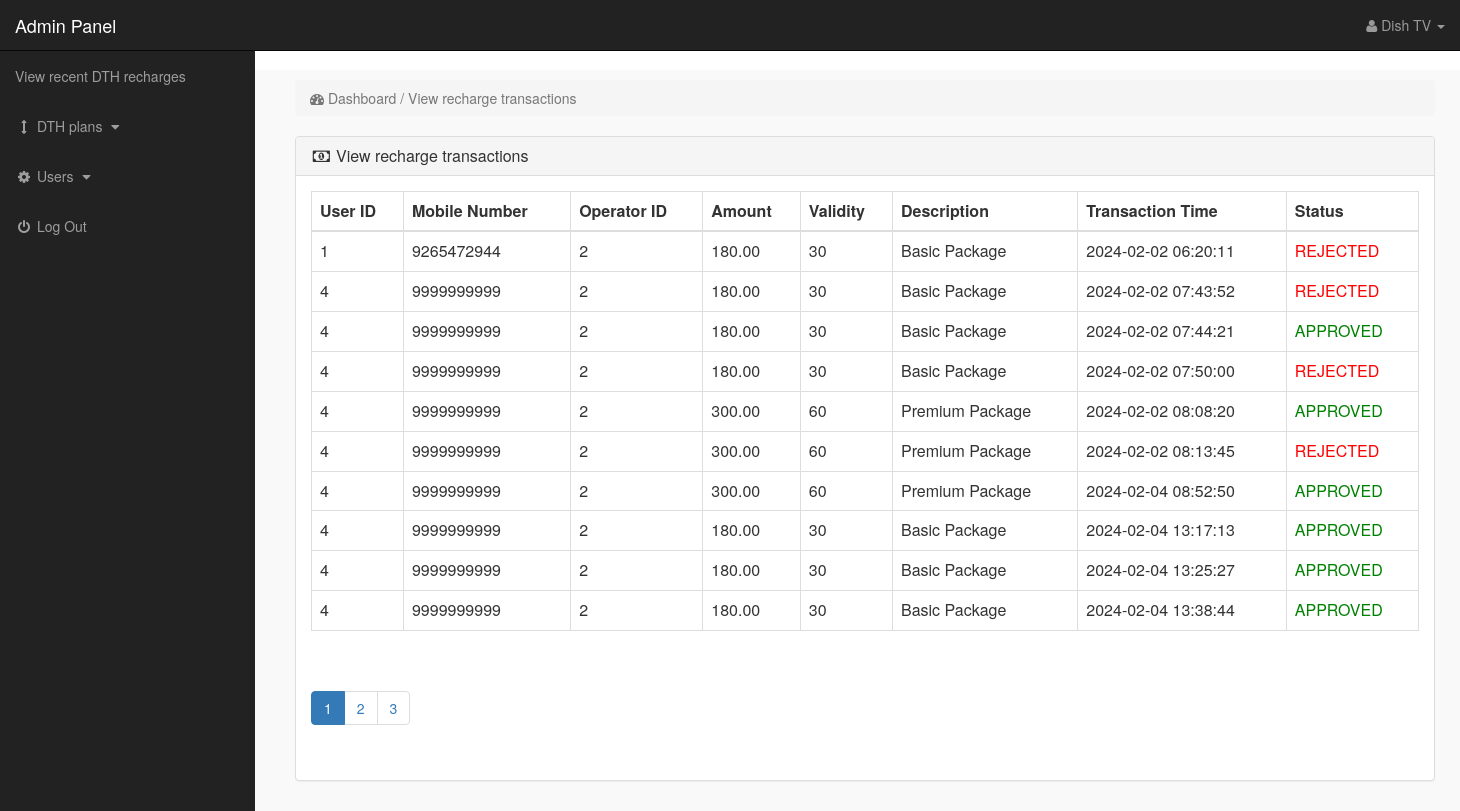
The page /service_provider/index.php?view_products (signed in) on the database its author committed.
### tables this page shows
CREATE TABLE `dth_operators` (
  `id` int(11) NOT NULL,
  `operator_name` varchar(255) NOT NULL,
  `operator_email` varchar(100) NOT NULL,
  `operator_password` int(10) NOT NULL
);

CREATE TABLE `dth_transactions` (
  `id` int(11) NOT NULL,
  `user_id` int(11) DEFAULT NULL,
  `mobile_number` varchar(15) NOT NULL,
  `operator_id` int(11) DEFAULT NULL,
  `plan_id` int(11) DEFAULT NULL,
  `amount` decimal(10,2) NOT NULL,
  `validity` int(11) NOT NULL,
  `description` text DEFAULT NULL,
  `approval_status` varchar(20) DEFAULT 'Pending',
  `transaction_time` timestamp NOT NULL DEFAULT current_timestamp()
);

### service_provider/view_products.php (the view, shortened to what this page needs)
<?php
include 'db_connection.php';
$recordsPerPage = 10;
$totalRecordsQuery = "SELECT COUNT(*) as total FROM dth_transactions WHERE operator_id={$_SESSION['id']}";
$totalRecordsResult = mysqli_query($con, $totalRecordsQuery);
$totalRecords = mysqli_fetch_assoc($totalRecordsResult)['total'];
$totalPages = ceil($totalRecords / $recordsPerPage);
$currentpage = isset($_GET['page']) ? $_GET['page'] : 1;
$offset = ($currentpage - 1) * $recordsPerPage;
$query_pending = "SELECT * FROM dth_transactions WHERE operator_id={$_SESSION['id']} LIMIT $offset, $recordsPerPage";
$result_pending = mysqli_query($con, $query_pending);
?>
<div class="container mt-5">
    <div class="row">
        <div class="col-lg-12">
            <ol class="breadcrumb">
                <li class="active">
                    <i class="fa fa-dashboard"></i> Dashboard / View recharge transactions
                </li>
            </ol>
        </div>
    </div>
    <div class="row">
        <div class="col-lg-12">
            <div class="panel panel-default">
                <div class="panel-heading">
                    <h3 class="panel-title">
                        <i class="fa fa-money fa-fw"></i> View recharge transactions
                    </h3>
                </div>
                <div class="panel-body">
                    <div class="table-responsive">
                        <table class="table table-bordered">
                            <thead>
                                <tr>
                                    <th>User ID</th>
                                    <th>Mobile Number</th>
                                    <th>Operator ID</th>
                                    <th>Amount</th>
                                    <th>Validity</th>
                                    <th>Description</th>
                                    <th>Transaction Time</th>
                                    <th>Status</th>
                                </tr>
                            </thead>
                            <tbody>
                                <?php while ($row = mysqli_fetch_assoc($result_pending)) { ?>
                                    <tr>
                                        <td>
                                            <?php echo $row['user_id']; ?>
                                        </td>
                                        <td>
                                            <?php echo $row['mobile_number']; ?>
                                        </td>
                                        <td>
                                            <?php echo strtoupper($row['operator_id']) ?>
                                        </td>
                                        <td>
                                            <?php echo $row['amount']; ?>
                                        </td>
                                        <td>
                                            <?php echo $row['validity']; ?>
                                        </td>
                                        <td>
                                            <?php echo $row['description']; ?>
                                        </td>
                                        <td>
                                            <?php echo $row['transaction_time']; ?>
                                        </td>
                                        <td class="<?php echo strtolower($row['approval_status']) ?>">
                                            <?php echo strtoupper($row['approval_status']) ?>
                                        </td>
                                    </tr>
                                <?php } ?>
                        </table>
                        <div class="pagination">
                            <ul class="pagination">
                                <?php for ($i = 1; $i <= $totalPages; $i++) { ?>
                                    <li class="page-item <?php echo ($i == $currentpage) ? 'active' : ''; ?>">
                                        <a class="page-link" href="index.php?view_products&page=<?php echo $i; ?>">
                                            <?php echo $i; ?>
                                        </a>
                                    </li>
                                <?php } ?>
                            </ul>
                        </div>
                    </div>
                </div>
            </div>
        </div>
    </div>
</div>
</body>
</html>

### service_provider/includes/sidebar.php (shortened to what this page needs)
<?php
if (!isset($_SESSION['admin_email'])) {
    echo "<script>window.open('login.php','_self')</script>";
} else {
    ?>
    <nav class="navbar navbar-inverse navbar-fixed-top">
        <div class="navbar-header">
            <a class="navbar-brand" href="index.php?dashboard">Admin Panel</a>
        </div>
        <ul class="nav navbar-right top-nav">
            <li class="dropdown">
                <a href="#" class="dropdown-toggle" data-toggle="dropdown">
                    <i class="fa fa-user"></i>
                    <?php echo $admin_name; ?> <b class="caret"></b>
                </a>
            </li>
        </ul>
        <div class="collapse navbar-collapse navbar-ex1-collapse">
            <ul class="nav navbar-nav side-nav">
                <li>
                    <a href="index.php?view_products"> View recent DTH recharges </a>
                </li>
                <li>
                    <a href="#" data-toggle="collapse" data-target="#cat">
                        <i class="fa fa-fw fa-arrows-v"></i> DTH plans
                        <i class="fa fa-fw fa-caret-down"></i>
                    </a>
                </li>
                <li>
                    <a href="#" data-toggle="collapse" data-target="#users">
                        <i class="fa fa-fw fa-gear"></i> Users
                        <i class="fa fa-fw fa-caret-down"></i>
                    </a>
                </li>
                <li>
                    <a href="logout.php">
                        <i class="fa fa-fw fa-power-off"></i> Log Out
                    </a>
                </li>
            </ul>
        </div>
    </nav>
<?php } ?>

### service_provider/css/style.css (style rules this page uses)
body { margin-top:100px; }
@media (min-width: 768px) { body { margin-top:50px; } }
.top-nav { padding:0 15px; }
.top-nav>li { display:inline-block; float:left; }
.top-nav>li>a { padding-top:15px; padding-bottom:15px; line-height:20px; color:#999; }
@media (min-width: 768px) { .side-nav { position:fixed; top:51px; width:255px; border-radius:0; overflow-y:auto; background-color: #222; bottom:0; overflow-x:hidden; padding-bottom:40px; } }
@media (min-width: 768px) { .side-nav>li>a { width:255px; } }
.panel-body { border-radius:5px; }

### service_provider/view_products.php (style rules this page uses)
.approved { color: green; }
.rejected { color: red; }

### rows shown on the page
dth_operators: operator_name "Dish TV"
dth_transactions: user "1", mobile_number "9265472944", operator "2", amount "180.00", validity "30", description "Basic Package", transaction_time "2024-02-02 06:20:11", approval_status "REJECTED"
dth_transactions: user "4", mobile_number "9999999999", operator "2", amount "180.00", validity "30", description "Basic Package", transaction_time "2024-02-02 07:43:52", approval_status "REJECTED"
dth_transactions: user "4", mobile_number "9999999999", operator "2", amount "180.00", validity "30", description "Basic Package", transaction_time "2024-02-02 07:44:21", approval_status "APPROVED"
dth_transactions: user "4", mobile_number "9999999999", operator "2", amount "180.00", validity "30", description "Basic Package", transaction_time "2024-02-02 07:50:00", approval_status "REJECTED"
dth_transactions: user "4", mobile_number "9999999999", operator "2", amount "300.00", validity "60", description "Premium Package", transaction_time "2024-02-02 08:08:20", approval_status "APPROVED"
dth_transactions: user "4", mobile_number "9999999999", operator "2", amount "300.00", validity "60", description "Premium Package", transaction_time "2024-02-02 08:13:45", approval_status "REJECTED"
dth_transactions: user "4", mobile_number "9999999999", operator "2", amount "300.00", validity "60", description "Premium Package", transaction_time "2024-02-04 08:52:50", approval_status "APPROVED"
dth_transactions: user "4", mobile_number "9999999999", operator "2", amount "180.00", validity "30", description "Basic Package", transaction_time "2024-02-04 13:17:13", approval_status "APPROVED"
dth_transactions: user "4", mobile_number "9999999999", operator "2", amount "180.00", validity "30", description "Basic Package", transaction_time "2024-02-04 13:25:27", approval_status "APPROVED"
dth_transactions: user "4", mobile_number "9999999999", operator "2", amount "180.00", validity "30", description "Basic Package", transaction_time "2024-02-04 13:38:44", approval_status "APPROVED"
